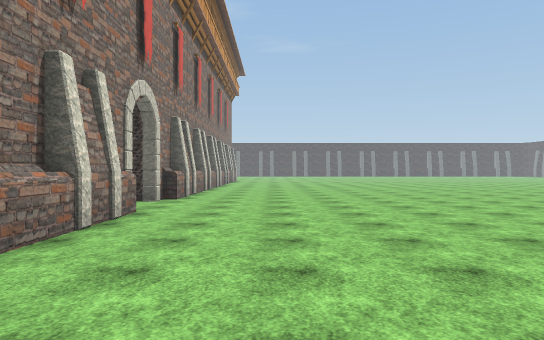
view 1 (above)

24 first-person views from a walk through a 3-D level made in the Unity game engine. The camera is 1.5 m above the floor, looks level and sees 70° across. The floor is counted in squares, 2 m on a side. Each view is taken from the middle of a square. On the plan, view 1 faces up. The plan holds only what a view shows up to about 12 squares ahead; the rest is blank. The place goes on beyond the plan. The player character is not drawn. Some surface patterns are stand-ins.

view 2
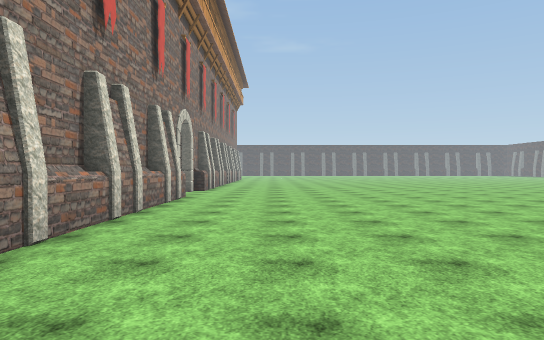

view 3
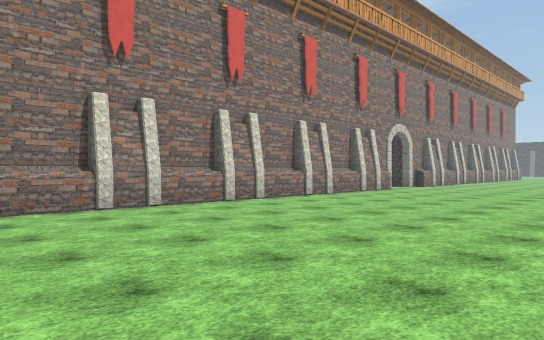

view 4
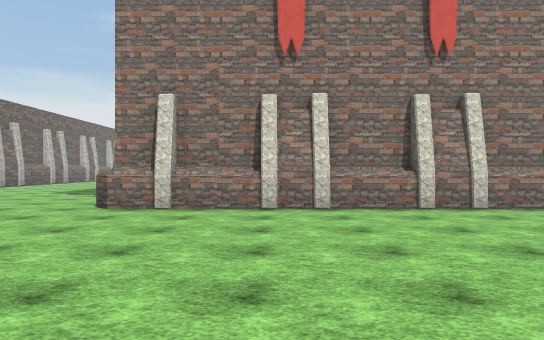

view 5
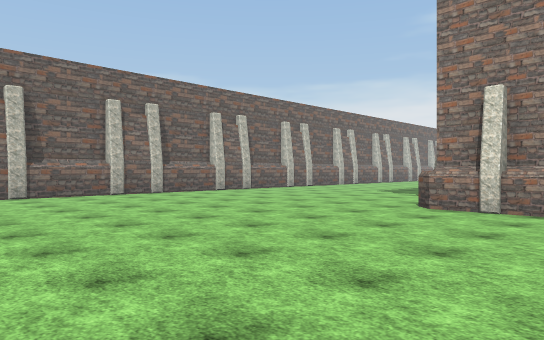

view 6
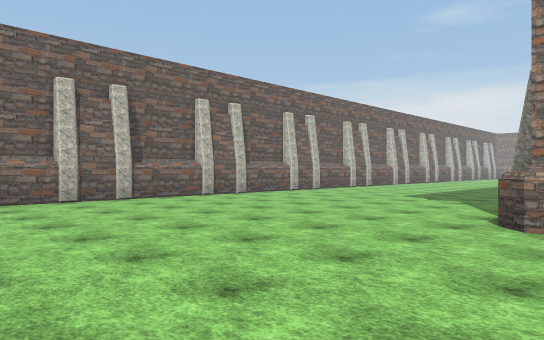

view 7
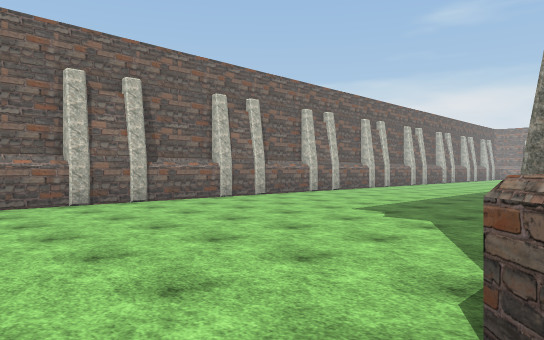

view 8
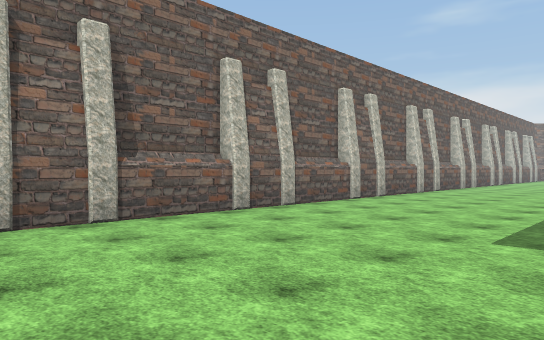

view 9
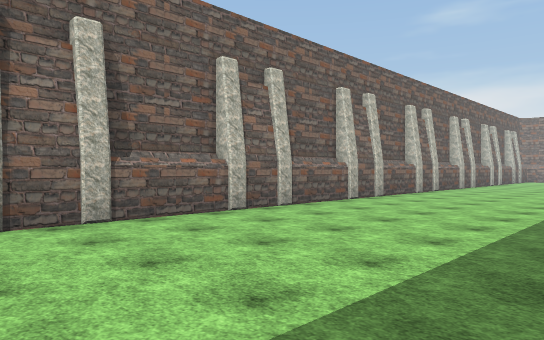

view 10
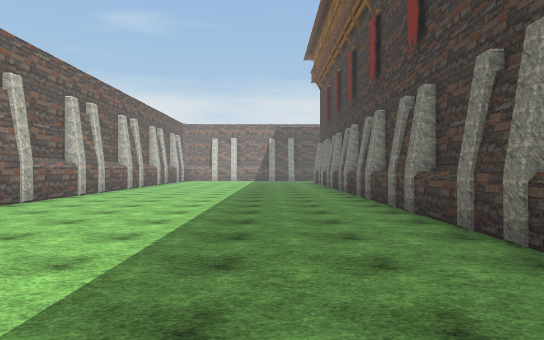

view 11
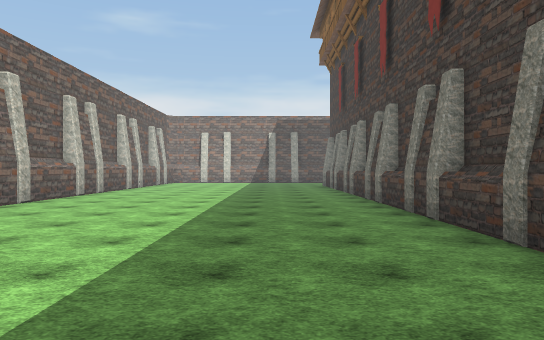

view 12
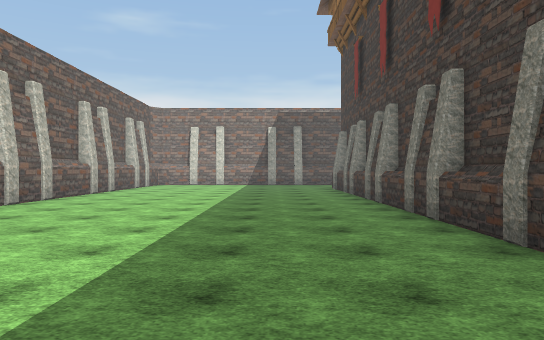

view 13
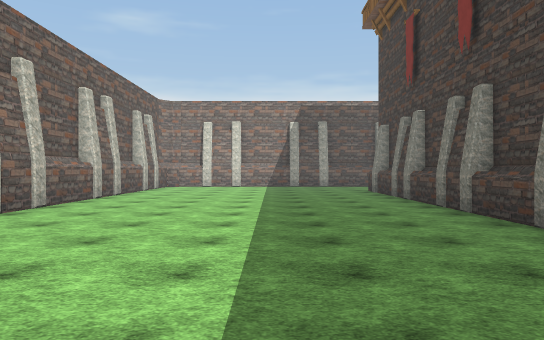

view 14
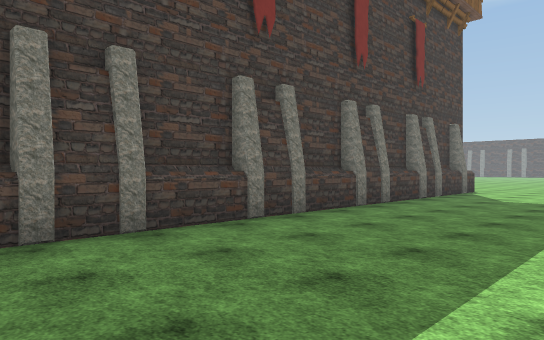

view 15
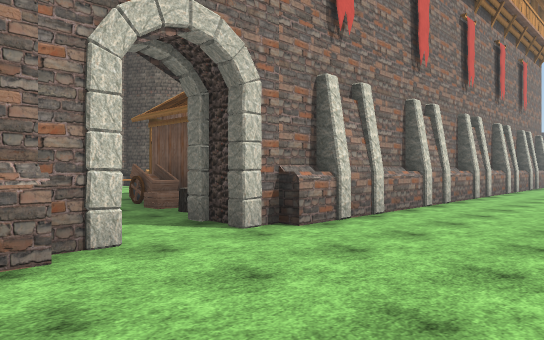

view 16
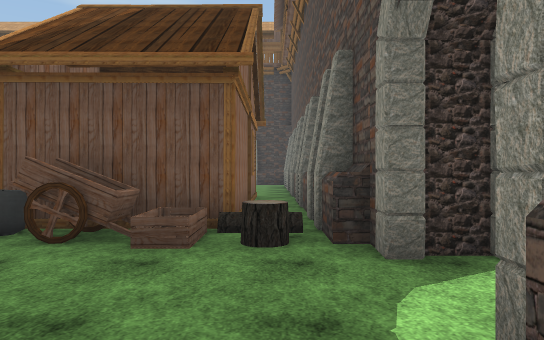

view 17
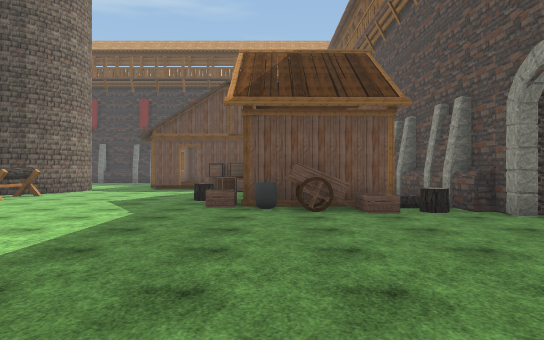

view 18
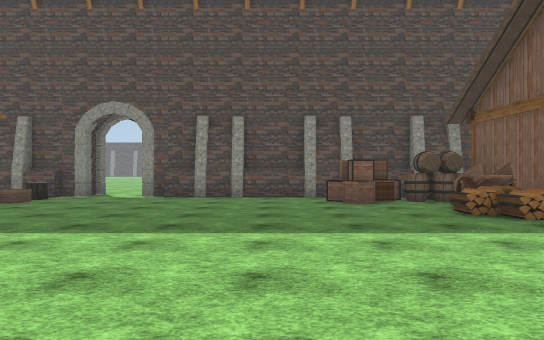

view 19
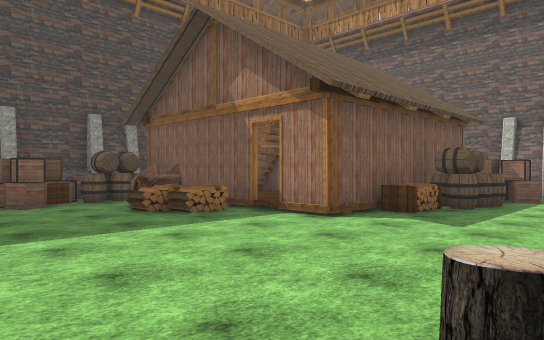

view 20
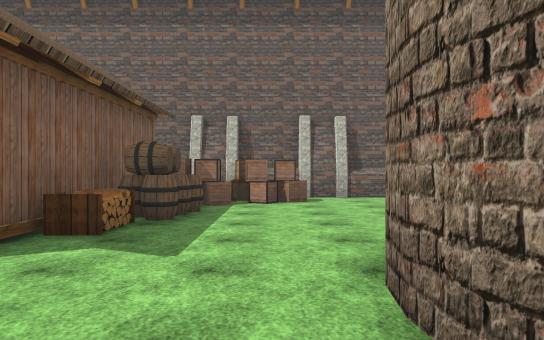

view 21
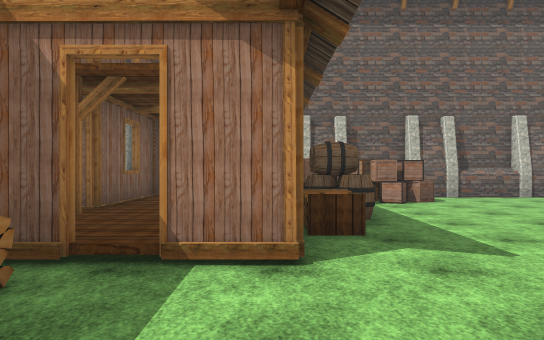

view 22
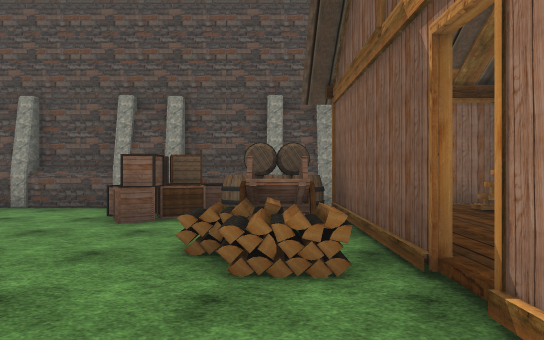

view 23
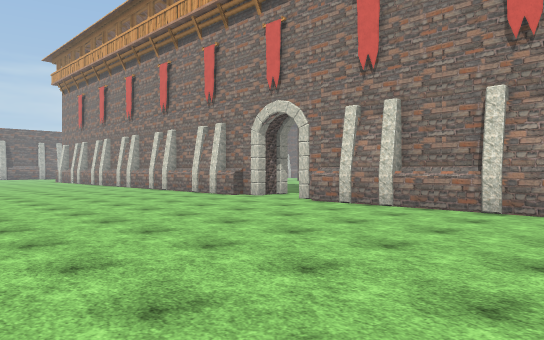

view 24
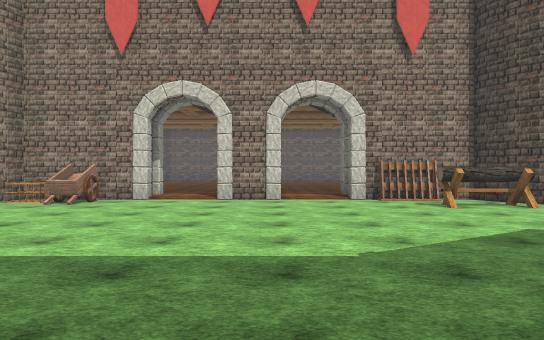

### Floor plan
Key: @ floor where view 1 was taken; # wall or solid block; . main floor; : floor 0.25 m higher than the main floor; / step, stairs or slope; H house; B bag; W wagon; C crate; A box; R barrel; K rack; G cage; O other object.
Columns run from 29 left of view 1 to 5 right of it. Each row starts with its distance up from view 1.
 16               O        H.##..  .. .
 15              O.....  H H.##.......
 14             #.O.....HH H.##........
 13             #.O....OHH H.##........
 12             K.......OH H.##........
 11           :OO.......CBWC.##........
 10           ::/.........WCO##........
  9             O.............O........
  8             O......................
  7           ::/............##........
  6           :OO............##........
  5             #............##........
  4             #W...........##........
  3             #G ..........##........
  2              O ........AA##.......
  1               O......O..A##.......
  0               O.....OWWRR##..@....
 -1               O...H/HHHRR##.......
 -2             OO....H      ##.......
 -3              ....OH  H  H #.......
 -4              ....RH  HHHH #........
 -5              ....RH  H    #........
 -6             ....AAH  H    #.......
 -7             ..AAAA HHH    #...... .
 -8            ....AA         #.......
 -9            #######    #   #........
-10 ###########################........
-11 ..................................
-12 ..................................
-13 ..................................
-14 ..................................
-15 ..................................
-16 .................................
-17 .................................
-18 .................................
-19 #################################

Where each view was taken, in squares from view 1:
view 1: 0 up, 0 right, facing up
view 2: 4 down, 0 right, facing up
view 3: 7 down, 5 right, facing up-left
view 4: 7 down, 5 right, facing left
view 5: 7 down, 5 right, facing down-left
view 6: 9 down, 3 right, facing down-left
view 7: 10 down, 1 left, facing down-left
view 8: 13 down, 3 left, facing down-left
view 9: 13 down, 7 left, facing down-left
view 10: 13 down, 8 left, facing left
view 11: 13 down, 12 left, facing left
view 12: 13 down, 15 left, facing left
view 13: 14 down, 17 left, facing left
view 14: 15 down, 17 left, facing up-right
view 15: 6 up, 1 right, facing up-left
view 16: 6 up, 5 left, facing up
view 17: 3 up, 8 left, facing up
view 18: 4 up, 15 left, facing right
view 19: 4 up, 15 left, facing down-right
view 20: 2 up, 14 left, facing down
view 21: 2 up, 11 left, facing down
view 22: 0 up, 12 left, facing right
view 23: 16 up, 5 right, facing down-left
view 24: 9 up, 7 left, facing left
